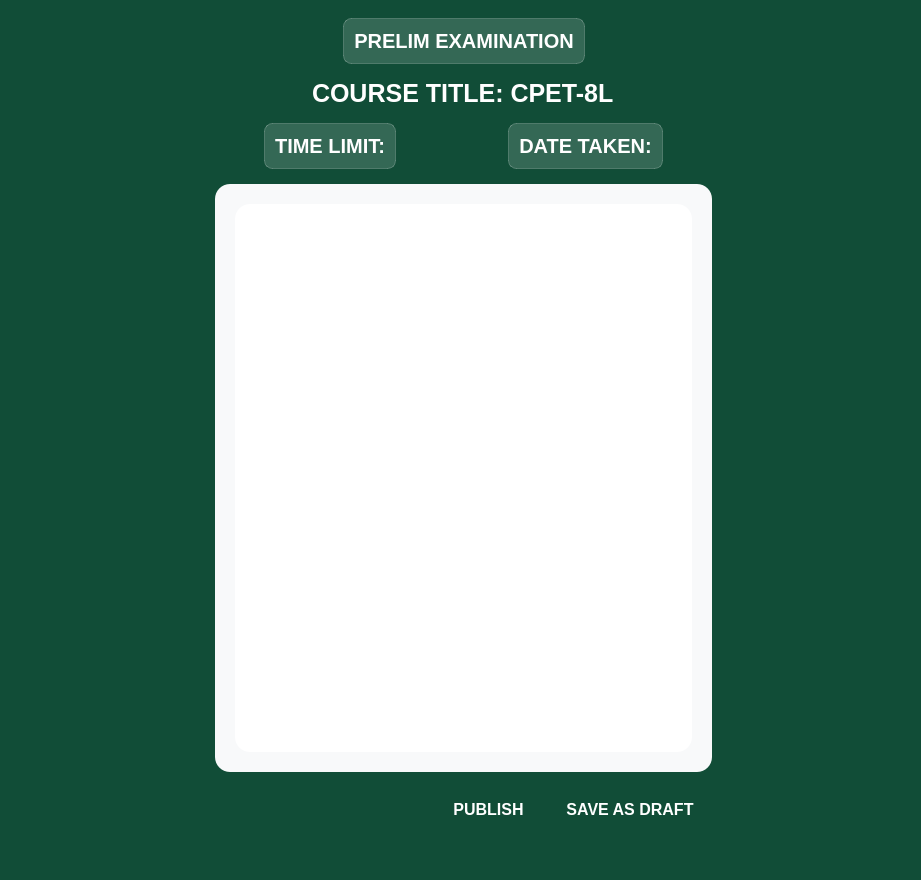
<?xml version="1.0" encoding="UTF-8"?>
<ui version="4.0">
 <class>MainWindow</class>
 <widget class="QMainWindow" name="MainWindow">
  <property name="geometry">
   <rect>
    <x>0</x>
    <y>0</y>
    <width>921</width>
    <height>880</height>
   </rect>
  </property>
  <property name="minimumSize">
   <size>
    <width>920</width>
    <height>880</height>
   </size>
  </property>
  <property name="windowTitle">
   <string>MainWindow</string>
  </property>
  <property name="styleSheet">
   <string notr="true">background-color: #114D37;</string>
  </property>
  <widget class="QWidget" name="centralwidget">
   <layout class="QGridLayout" name="gridLayout_3">
    <item row="0" column="2">
     <widget class="QFrame" name="frame">
      <property name="styleSheet">
       <string notr="true">background: none;
border: none;</string>
      </property>
      <property name="frameShape">
       <enum>QFrame::StyledPanel</enum>
      </property>
      <property name="frameShadow">
       <enum>QFrame::Raised</enum>
      </property>
      <layout class="QGridLayout" name="gridLayout_2">
       <item row="0" column="0">
        <spacer name="horizontalSpacer_3">
         <property name="orientation">
          <enum>Qt::Horizontal</enum>
         </property>
         <property name="sizeHint" stdset="0">
          <size>
           <width>40</width>
           <height>20</height>
          </size>
         </property>
        </spacer>
       </item>
       <item row="0" column="3">
        <spacer name="horizontalSpacer_2">
         <property name="orientation">
          <enum>Qt::Horizontal</enum>
         </property>
         <property name="sizeHint" stdset="0">
          <size>
           <width>40</width>
           <height>20</height>
          </size>
         </property>
        </spacer>
       </item>
       <item row="0" column="2">
        <widget class="QLabel" name="major_type">
         <property name="styleSheet">
          <string notr="true">QLabel {
    font-size: 20px;
    font-weight: bold;
    color: white;
    padding: 10px;
    background: rgba(255, 255, 255, 0.15); /* Light frosted effect */
    border-radius: 8px;
    border: 1px solid rgba(255, 255, 255, 0.2); /* Subtle border */
}
</string>
         </property>
         <property name="text">
          <string>PRELIM EXAMINATION</string>
         </property>
         <property name="alignment">
          <set>Qt::AlignCenter</set>
         </property>
        </widget>
       </item>
      </layout>
     </widget>
    </item>
    <item row="2" column="2">
     <widget class="QFrame" name="frame_2">
      <property name="styleSheet">
       <string notr="true">background: none;
border: none;</string>
      </property>
      <property name="frameShape">
       <enum>QFrame::StyledPanel</enum>
      </property>
      <property name="frameShadow">
       <enum>QFrame::Raised</enum>
      </property>
      <layout class="QHBoxLayout" name="horizontalLayout">
       <item>
        <spacer name="horizontalSpacer_5">
         <property name="orientation">
          <enum>Qt::Horizontal</enum>
         </property>
         <property name="sizeType">
          <enum>QSizePolicy::Fixed</enum>
         </property>
         <property name="sizeHint" stdset="0">
          <size>
           <width>40</width>
           <height>20</height>
          </size>
         </property>
        </spacer>
       </item>
       <item>
        <widget class="QLabel" name="time_limit">
         <property name="styleSheet">
          <string notr="true">QLabel {
    font-size: 20px;
    font-weight: bold;
    color: white;
    padding: 10px;
    background: rgba(255, 255, 255, 0.15); /* Light frosted effect */
    border-radius: 8px;
    border: 1px solid rgba(255, 255, 255, 0.2); /* Subtle border */
}
</string>
         </property>
         <property name="text">
          <string>TIME LIMIT:</string>
         </property>
         <property name="alignment">
          <set>Qt::AlignCenter</set>
         </property>
        </widget>
       </item>
       <item>
        <spacer name="horizontalSpacer">
         <property name="orientation">
          <enum>Qt::Horizontal</enum>
         </property>
         <property name="sizeType">
          <enum>QSizePolicy::MinimumExpanding</enum>
         </property>
         <property name="sizeHint" stdset="0">
          <size>
           <width>40</width>
           <height>20</height>
          </size>
         </property>
        </spacer>
       </item>
       <item>
        <widget class="QLabel" name="date_taken">
         <property name="styleSheet">
          <string notr="true">QLabel {
    font-size: 20px;
    font-weight: bold;
    color: white;
    padding: 10px;
    background: rgba(255, 255, 255, 0.15); /* Light frosted effect */
    border-radius: 8px;
    border: 1px solid rgba(255, 255, 255, 0.2); /* Subtle border */
}
</string>
         </property>
         <property name="text">
          <string>DATE TAKEN:</string>
         </property>
         <property name="alignment">
          <set>Qt::AlignCenter</set>
         </property>
        </widget>
       </item>
       <item>
        <spacer name="horizontalSpacer_4">
         <property name="orientation">
          <enum>Qt::Horizontal</enum>
         </property>
         <property name="sizeType">
          <enum>QSizePolicy::Fixed</enum>
         </property>
         <property name="sizeHint" stdset="0">
          <size>
           <width>40</width>
           <height>20</height>
          </size>
         </property>
        </spacer>
       </item>
      </layout>
     </widget>
    </item>
    <item row="3" column="3">
     <spacer name="horizontalSpacer_7">
      <property name="orientation">
       <enum>Qt::Horizontal</enum>
      </property>
      <property name="sizeType">
       <enum>QSizePolicy::Fixed</enum>
      </property>
      <property name="sizeHint" stdset="0">
       <size>
        <width>200</width>
        <height>20</height>
       </size>
      </property>
     </spacer>
    </item>
    <item row="4" column="2">
     <spacer name="verticalSpacer_2">
      <property name="orientation">
       <enum>Qt::Vertical</enum>
      </property>
      <property name="sizeType">
       <enum>QSizePolicy::Fixed</enum>
      </property>
      <property name="sizeHint" stdset="0">
       <size>
        <width>20</width>
        <height>10</height>
       </size>
      </property>
     </spacer>
    </item>
    <item row="3" column="2">
     <widget class="QScrollArea" name="scrollArea">
      <property name="styleSheet">
       <string notr="true">QScrollArea {
    background-color: #F8F9FA; /* Light gray background */
    border: none;
    border-radius: 15px;
	padding: 20px;
}

QScrollArea QWidget {
    background-color: white;
    border-radius: 15px;
    padding: 20px;
    /* Elevation effect (shadow) */
    box-shadow: 0px 4px 10px rgba(0, 0, 0, 0.1);
}

/* Vertical Scroll Bar */
QScrollBar:vertical {
    border: none;
    background: #E0E0E0;
    width: 10px;
    margin: 4px;
    border-radius: 5px;
}

QScrollBar::handle:vertical {
    background: #A0A0A0;
    min-height: 20px;
    border-radius: 5px;
}

QScrollBar::handle:vertical:hover {
    background: #888888;
}

QScrollBar::handle:vertical:pressed {
    background: #666666;
}

QScrollBar::add-line:vertical,
QScrollBar::sub-line:vertical {
    background: none;
    border: none;
}

QScrollBar::add-page:vertical,
QScrollBar::sub-page:vertical {
    background: none;
}

/* Horizontal Scroll Bar */
QScrollBar:horizontal {
    border: none;
    background: #E0E0E0;
    height: 10px;
    margin: 4px;
    border-radius: 5px;
}

QScrollBar::handle:horizontal {
    background: #A0A0A0;
    min-width: 20px;
    border-radius: 5px;
}

QScrollBar::handle:horizontal:hover {
    background: #888888;
}

QScrollBar::handle:horizontal:pressed {
    background: #666666;
}

QScrollBar::add-line:horizontal,
QScrollBar::sub-line:horizontal {
    background: none;
    border: none;
}

QScrollBar::add-page:horizontal,
QScrollBar::sub-page:horizontal {
    background: none;
}
</string>
      </property>
      <property name="widgetResizable">
       <bool>true</bool>
      </property>
      <widget class="QWidget" name="scrollAreaWidgetContents">
       <property name="geometry">
        <rect>
         <x>0</x>
         <y>0</y>
         <width>445</width>
         <height>509</height>
        </rect>
       </property>
       <layout class="QGridLayout" name="gridLayout">
        <item row="0" column="0">
         <widget class="QWidget" name="container" native="true">
          <property name="sizePolicy">
           <sizepolicy hsizetype="Expanding" vsizetype="Expanding">
            <horstretch>0</horstretch>
            <verstretch>0</verstretch>
           </sizepolicy>
          </property>
          <property name="styleSheet">
           <string notr="true">background: none;
border: none;</string>
          </property>
          <layout class="QGridLayout" name="gridLayout_4"/>
         </widget>
        </item>
       </layout>
      </widget>
     </widget>
    </item>
    <item row="6" column="2">
     <spacer name="verticalSpacer">
      <property name="orientation">
       <enum>Qt::Vertical</enum>
      </property>
      <property name="sizeType">
       <enum>QSizePolicy::Fixed</enum>
      </property>
      <property name="sizeHint" stdset="0">
       <size>
        <width>20</width>
        <height>40</height>
       </size>
      </property>
     </spacer>
    </item>
    <item row="5" column="2">
     <layout class="QHBoxLayout" name="horizontalLayout_2">
      <item>
       <spacer name="horizontalSpacer_8">
        <property name="orientation">
         <enum>Qt::Horizontal</enum>
        </property>
        <property name="sizeHint" stdset="0">
         <size>
          <width>40</width>
          <height>20</height>
         </size>
        </property>
       </spacer>
      </item>
      <item>
       <widget class="QPushButton" name="publish">
        <property name="styleSheet">
         <string notr="true">QPushButton {
    background-color: qlineargradient(spread:pad, x1:0, y1:0, x2:0, y2:1, 
                                      stop:0 #1E5CFF, stop:1 #004DFF);
    color: white;
    border-radius: 10px;
	padding: 12px 18px;
    font-size: 16px;
    font-weight: bold;
    border: none;
}

QPushButton:hover {
    background-color: qlineargradient(spread:pad, x1:0, y1:0, x2:0, y2:1, 
                                      stop:0 #004DFF, stop:1 #003BB8);
}

QPushButton:pressed {
    background-color: #003BB8;
    transform: scale(0.98);
}
</string>
        </property>
        <property name="text">
         <string>PUBLISH</string>
        </property>
       </widget>
      </item>
      <item>
       <widget class="QPushButton" name="save_draft">
        <property name="styleSheet">
         <string notr="true">QPushButton {
    background-color: qlineargradient(spread:pad, x1:0, y1:0, x2:0, y2:1, 
                                      stop:0 #00B2A9, stop:1 #009990);
    color: white;
    border-radius: 10px;
    padding: 12px 18px;
    font-size: 16px;
    font-weight: bold;
    border: none;
}

QPushButton:hover {
    background-color: qlineargradient(spread:pad, x1:0, y1:0, x2:0, y2:1, 
                                      stop:0 #009990, stop:1 #007D73);
}

QPushButton:pressed {
    background-color: #007D73;
    transform: scale(0.98);
}
</string>
        </property>
        <property name="text">
         <string>SAVE AS DRAFT</string>
        </property>
       </widget>
      </item>
     </layout>
    </item>
    <item row="3" column="0">
     <spacer name="horizontalSpacer_6">
      <property name="orientation">
       <enum>Qt::Horizontal</enum>
      </property>
      <property name="sizeType">
       <enum>QSizePolicy::Fixed</enum>
      </property>
      <property name="sizeHint" stdset="0">
       <size>
        <width>200</width>
        <height>20</height>
       </size>
      </property>
     </spacer>
    </item>
    <item row="1" column="2" alignment="Qt::AlignHCenter">
     <widget class="QLabel" name="title">
      <property name="styleSheet">
       <string notr="true">QLabel {
    background: none;
    color: white; /* Darker shade of blue */
    font-size: 25px;
    font-weight: 900; /* Extra Bold */
    font-family: &quot;Poppins&quot;, &quot;Arial&quot;, &quot;Helvetica&quot;, sans-serif;
    border: none;
    text-align: center;
}
</string>
      </property>
      <property name="text">
       <string>COURSE TITLE: CPET-8L</string>
      </property>
     </widget>
    </item>
    <item row="0" column="0" alignment="Qt::AlignLeft">
     <widget class="QPushButton" name="back">
      <property name="autoFillBackground">
       <bool>false</bool>
      </property>
      <property name="styleSheet">
       <string notr="true"/>
      </property>
      <property name="text">
       <string/>
      </property>
      <property name="icon">
       <iconset>
        <normaloff>Resources/back_bnt.png</normaloff>Resources/back_bnt.png</iconset>
      </property>
      <property name="iconSize">
       <size>
        <width>40</width>
        <height>40</height>
       </size>
      </property>
      <property name="autoDefault">
       <bool>false</bool>
      </property>
      <property name="default">
       <bool>false</bool>
      </property>
      <property name="flat">
       <bool>true</bool>
      </property>
     </widget>
    </item>
   </layout>
  </widget>
 </widget>
 <resources/>
 <connections/>
</ui>
